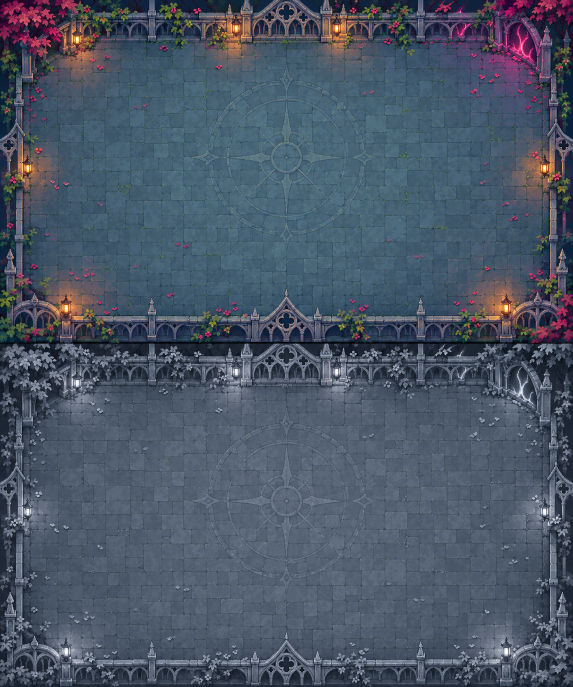
#> input picture art/core/arena-atlas.png, 1145 x 1374 px (shown at 1/2 size)
$ python import_core_art.py
#> lines starting #> are read from the running program, lines starting #| are printed output that depends on the picture
"""Import generated atlas cells and author simple geometric combat indicators."""
import copy,json
from pathlib import Path
from PIL import Image,ImageDraw
ROOT=Path(__file__).resolve().parents[1]
def save_json(path,obj):path.write_text(json.dumps(obj,ensure_ascii=False,indent='\t')+'\n')
def animation(name,sid,image_id,width=64,height=64):
    template=json.loads((ROOT/'objectTypes/Player.json').read_text())['animations']['items'][-1]
    a=copy.deepcopy(template);a.update(name=name,sid=sid,speed=0,isLooping=False)
    f=a['frames'][0];f.update(width=width,height=height,originX=.5,originY=.5,imageSpriteId=image_id,useCollisionPoly=False)
    return a
def object_type(name,index,anims):
    return {'name':name,'plugin-id':'Sprite','sid':840000000000100+index,'isGlobal':False,'editorNewInstanceIsReplica':True,'instanceVariables':[],'behaviorTypes':[],'effectTypes':[],'animations':{'items':anims,'subfolders':[]}}
def shape(name,kind):
    im=Image.new('RGBA',(64,64));d=ImageDraw.Draw(im)
    if kind=='Slash':
        d.arc((2,2,61,61),-68,68,fill='#80efff',width=5);d.arc((8,8,55,55),-60,60,fill='#edffff',width=2)
    elif kind=='Hit':
        d.line((15,15,49,49),fill='#b9ffff',width=4);d.line((15,49,49,15),fill='#6ceaff',width=4);d.ellipse((26,26,38,38),fill='#ffffff')
    elif kind=='Aim':d.line((0,32,63,32),fill='white',width=3);d.polygon([(55,26),(63,32),(55,38)],fill='white')
    else:d.ellipse((3,3,60,60),outline='#7ceeff' if kind=='Pulse' else 'white',width=3)
    im.save(ROOT/f'images/{name.lower()}-{kind.lower()}-000.png')
def main():
    floor=[]
    with Image.open(ROOT/'art/core/arena-atlas.png') as im:
#> im is the input picture: PIL image 1145x1374 RGB; mean R, G, B 74.4, 86.2, 102.2
        for i,name in enumerate(['Color','Frozen']):
            im.crop((0,round(i*im.height/2),im.width,round((i+1)*im.height/2))).resize((1200,720),Image.Resampling.NEAREST).save(ROOT/f'images/arenafloor-{name.lower()}-000.png')
            floor.append(animation(name,840000000000200+i,9400000+i,1200,720))
#> this loop made 1 pass
#> pass 1, in main, `im.crop((0,round(i*im.height/2),im.width,round((i+1)*im.height/2))).re..`:
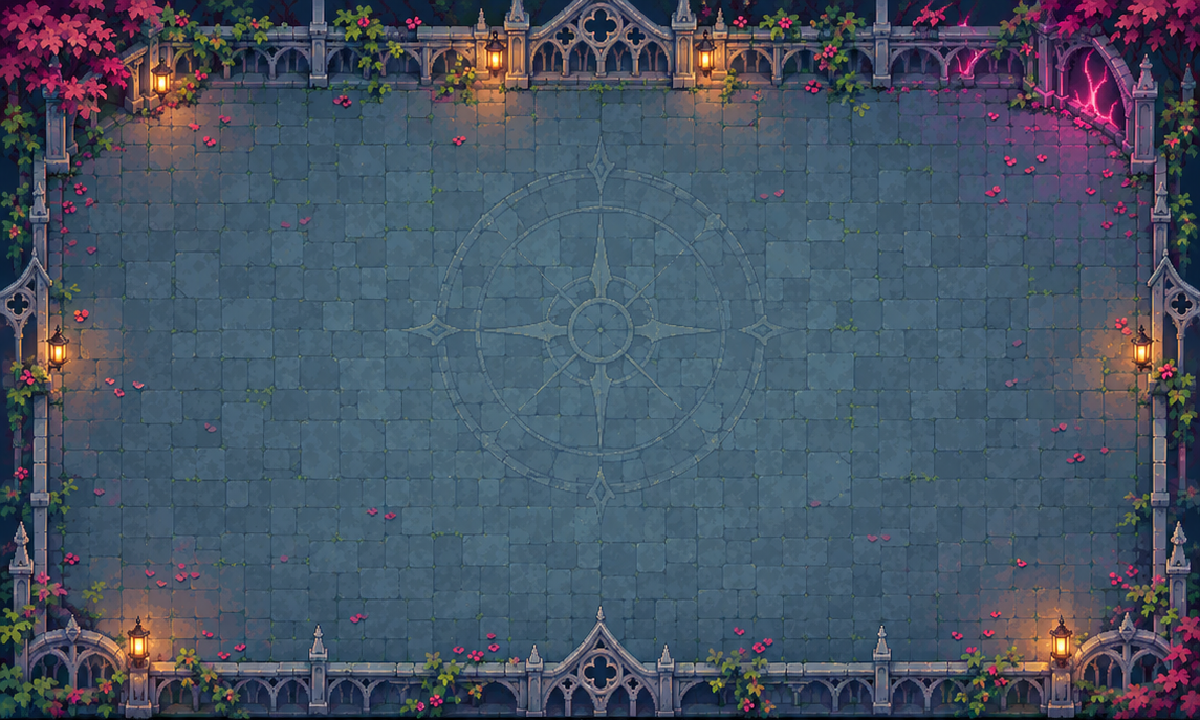
#> saved as arenafloor-color-000.png: PIL image 1200x720 RGB; mean R, G, B 71.7, 83.3, 99.4
#> after the loop, floor = []
    save_json(ROOT/'objectTypes/ArenaFloor.json',object_type('ArenaFloor',0,floor))
    path=ROOT/'objectTypes/TestEnemy.json';enemy=json.loads(path.read_text());enemy['animations']['items']=[a for a in enemy['animations']['items'] if a['name'] not in ['Shooter','Hunter','Warden']]
    with Image.open(ROOT/'art/core/enemy-atlas.png') as sheet:
        for i,name in enumerate(['Shooter','Hunter','Warden']):
            cell=sheet.crop((round(i*sheet.width/3),0,round((i+1)*sheet.width/3),sheet.height));bbox=cell.getbbox();assert bbox
            cell=cell.crop(bbox);cell.thumbnail((60,60),Image.Resampling.NEAREST)
            frame=Image.new('RGBA',(64,64));frame.alpha_composite(cell,((64-cell.width)//2,62-cell.height));frame.save(ROOT/f'images/testenemy-{name.lower()}-000.png')
            enemy['animations']['items'].append(animation(name,840000000000210+i,9400010+i))
    save_json(path,enemy)
    for type_index,(name,kinds) in enumerate([('CombatFx',['Slash','Pulse','Hit']),('CombatMarker',['Ring','Aim'])],1):
        anims=[]
        for i,kind in enumerate(kinds):
            shape(name,kind);anims.append(animation(kind,840000000000220+type_index*10+i,9400020+type_index*10+i))
        save_json(ROOT/f'objectTypes/{name}.json',object_type(name,type_index,anims))
    for name in ['Projectile','ProjectileGuide']:
        p=ROOT/f'objectTypes/{name}.json';obj=json.loads(p.read_text());obj['animations']['items']=[a for a in obj['animations']['items'] if a['name']!='Core']
        im=Image.new('RGBA',(32,16));d=ImageDraw.Draw(im)
        if name=='Projectile':d.polygon([(1,5),(22,5),(22,1),(31,8),(22,15),(22,11),(1,11)],fill='#ff4fbd');d.polygon([(24,5),(29,8),(24,11)],fill='#fff0ff')
        else:d.rectangle((0,6,31,9),fill='white')
        im.save(ROOT/f'images/{name.lower()}-core-000.png');idx=0 if name=='Projectile' else 1
        obj['animations']['items'].append(animation('Core',840000000000260+idx,9400060+idx,32,16));save_json(p,obj)
#> (the run stopped early here; a loop or call above may not have finished)
